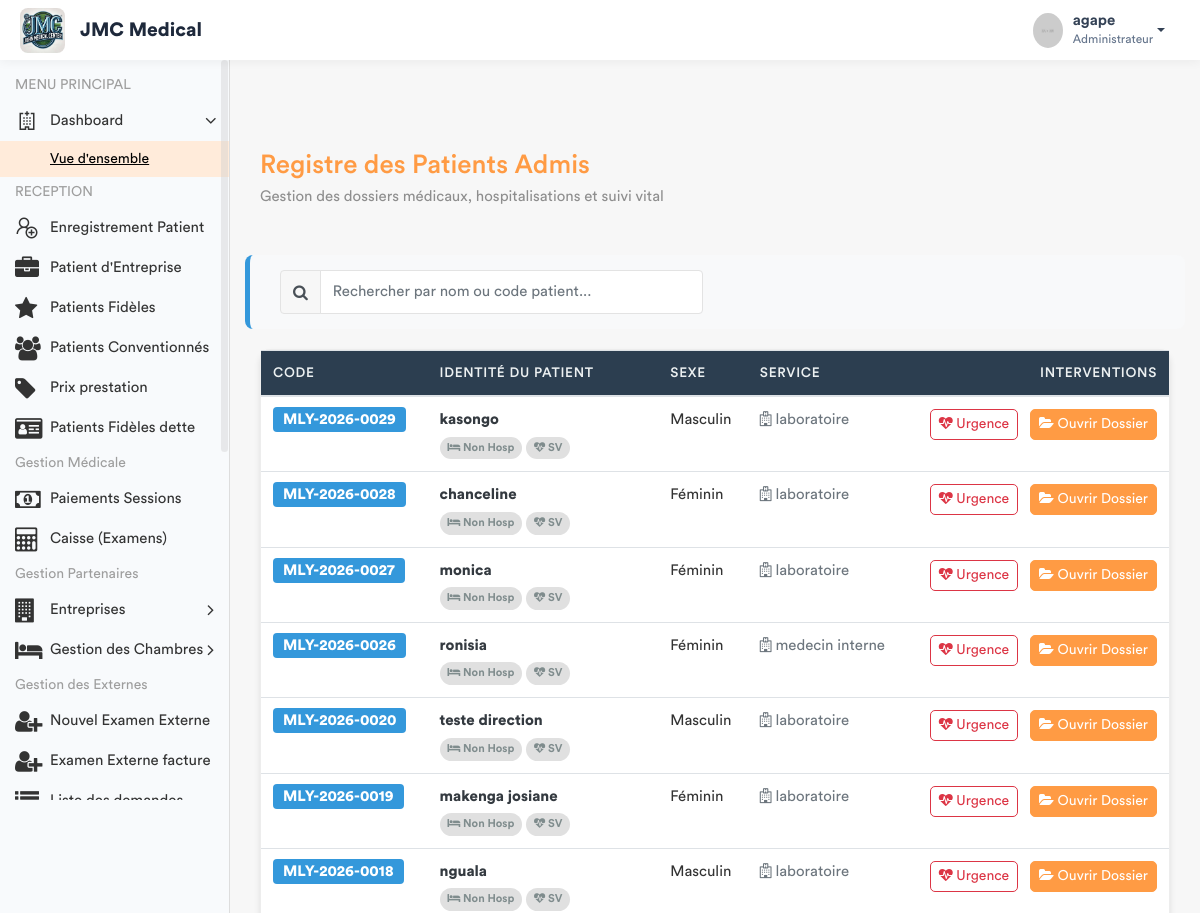
/patients/ (signed in, upper part), run on an earlier commit of the app's database.
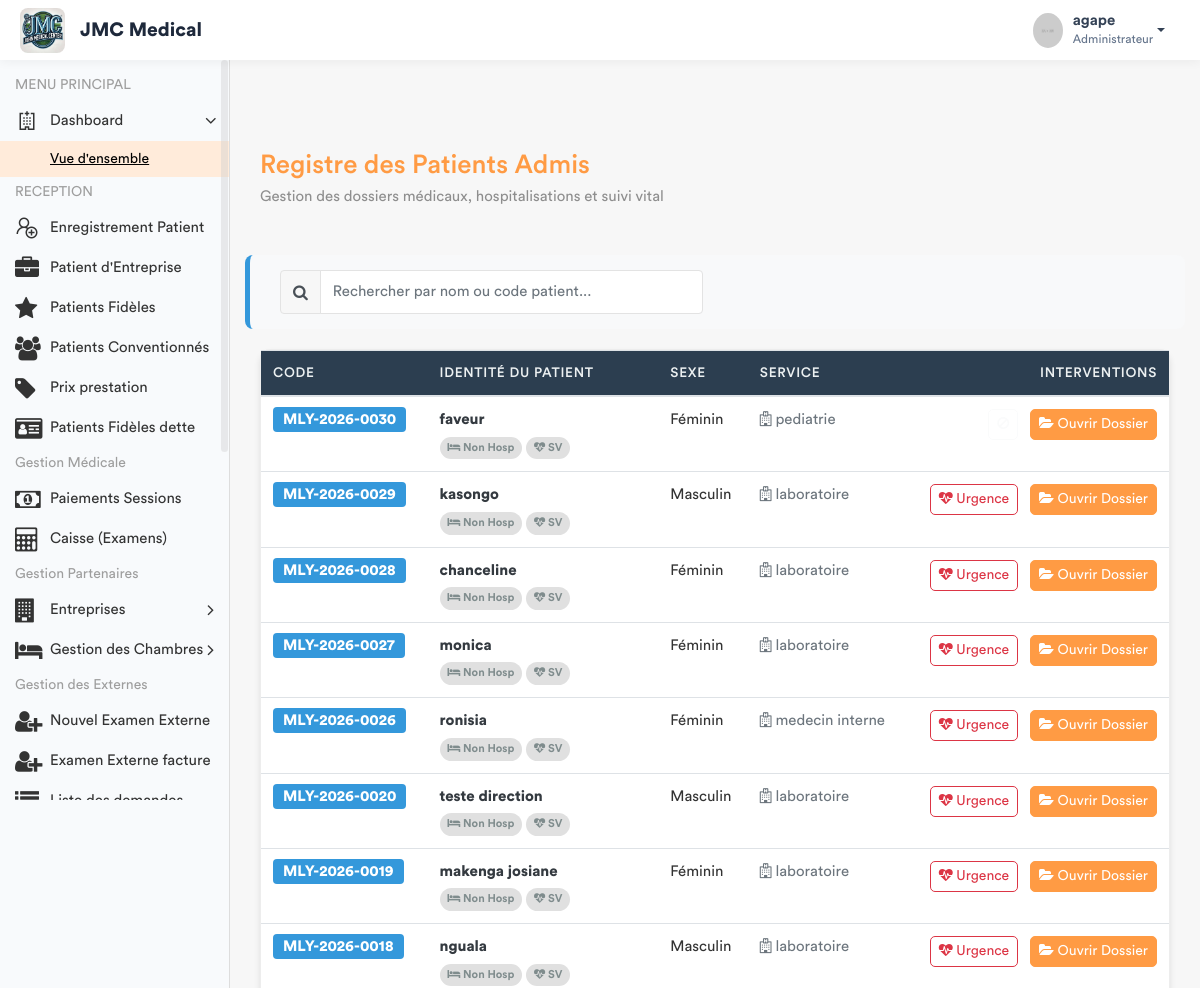
And on a later commit of the database.
### app/models.py (models this page shows, shortened)
class Patient(models.Model):
    TYPE_CHOICES = [
        ('SIMPLE', 'Patient Simple'),
        ('FIDELE', 'Patient Fidèle'),
        ('CONVENTIONNE', 'Patient Conventionné'),
    ]
    code_patient = models.CharField(max_length=20, unique=True, editable=False)
    noms = models.CharField(max_length=100)
    service = models.ForeignKey('Service', on_delete=models.PROTECT, related_name='patients', null=True)
    sexe = models.CharField(max_length=1, choices=[('M', 'Masculin'), ('F', 'Féminin')])
    age = models.CharField(max_length=30)
    adresse = models.TextField()
    telephone = models.CharField(max_length=20)
    hopital = models.ForeignKey(Hopital , on_delete=models.SET_NULL , related_name= 'patient_hopital', null = True)
    type_patient = models.CharField(max_length=15, choices=TYPE_CHOICES, default='SIMPLE')
    a_carte_fidelite = models.BooleanField(default=False, verbose_name="Possède carte de fidélité")
    entreprise = models.ForeignKey(
        'Entreprise',
        on_delete=models.SET_NULL,
        null=True,
        blank=True,
        related_name='patients',
        verbose_name="Entreprise (si conventionné)"
    )
    fiche_payee = models.BooleanField(default=False)
    created_by = models.ForeignKey(User, on_delete=models.SET_NULL, null=True, related_name='patients_crees')
    date_creation = models.DateTimeField(auto_now_add=True)
    date_modification = models.DateTimeField(auto_now=True)

class Service(models.Model):
    nom = models.CharField(max_length=100, unique=True)
    description = models.TextField(blank=True, null=True)
    date_creation = models.DateTimeField(default=timezone.now)
    class Meta:
        verbose_name = "Service"
        verbose_name_plural = "Services"

### app/views.py (the view)
# urls.py: path('patients/', views.liste_patients_urgence, name='liste_patients_urgence'),
@login_required
def liste_patients_urgence(request):
    patients = Patient.objects.filter(fiche_payee=True).order_by('-id')
    role = Fonction.objects.filter(userKey=request.user).first()
    fonctionKey = role.fonctionKey.roleName if role and role.fonctionKey else None
    for p in patients:
        p.consultation_active = Consultation.objects.filter(
            triage__patient=p
        ).order_by('-date_creation').first()
        p.hosp_en_cours = Hospitalisation.objects.filter(
            patient=p,
            statut='EN_COURS'
        ).first()
    return render(request, 'back-end/medecin/liste_patients.html', {
        'patients': patients,
        'fonctionKey': fonctionKey
    })

### app/templates/back-end/medecin/liste_patients.html (shortened to what the changed rows need)
<!DOCTYPE html>
{% load static %}
<html lang="fr">
    <head>
        {% include 'back-end/includes/css.html' %}
    </head>
    <body>
        <div class="main-wrapper">
            <div class="page-wrapper">
                <div class="content container-fluid">
                    <div class="card">
                        <div class="card-body p-0">
                            <div class="table-responsive">
                                <table class="table table-hover mb-0" id="patientTable">
                                    <thead>
                                        <tr>
                                            <th>CODE</th>
                                            <th>IDENTITÉ DU PATIENT</th>
                                            <th>SEXE</th>
                                            <th>SERVICE</th>
                                            <th class="text-right">INTERVENTIONS</th>
                                        </tr>
                                    </thead>
                                    <tbody id="patientTableBody">
                                        {% for patient in patients %}
                                        <tr class="align-middle">
                                            <td><span class="badge-code">{{ patient.code_patient }}</span></td>
                                            <td>
                                                <div class="font-weight-bold text-dark">{{ patient.noms }}</div>
                                                <div>
                                                    <span id="hosp_tab" class="med-tab {% if not patient.hosp_en_cours %}tab-inactive{% endif %}">
                                                        <i class="fa fa-bed"></i> {% if patient.hosp_en_cours %}Lit: {{ patient.hosp_en_cours.lit.nom_lit }}{% else %}Non Hosp{% endif %}
                                                    </span>
                                                    <span id="sv_tab" class="med-tab {% if not patient.a_signes_vitaux %}tab-inactive{% endif %}">
                                                        <i class="fa fa-heartbeat"></i> SV
                                                    </span>
                                                </div>
                                            </td>
                                            <td>{{ patient.get_sexe_display }}</td>
                                            <td><span class="text-secondary"><i class="fa fa-hospital-o"></i> {{ patient.service.nom|default:"Non assigné" }}</span></td>
                                            <td class="text-right">
                                                {% if patient.consultation_active %}
                                                    <a href="{% url 'enregistrer_ordonnance_urgence' patient.consultation_active.id %}"
                                                       class="btn btn-sm btn-outline-danger btn-action mr-2">
                                                        <i class="fa fa-heartbeat"></i> Urgence
                                                    </a>
                                                {% else %}
                                                    <button class="btn btn-sm btn-outline-light mr-2" disabled><i class="fa fa-ban"></i></button>
                                                {% endif %}
                                                <a href="{% url 'dossier_medical_complet' patient.id %}" class="btn btn-sm btn-primary btn-action">
                                                    <i class="fa fa-folder-open"></i> Ouvrir Dossier
                                                </a>
                                            </td>
                                        </tr>
                                        {% empty %}
                                        <tr>
                                            <td colspan="5" class="text-center py-5 text-muted">
                                                <i class="fa fa-folder-open-o fa-3x"></i><br>Aucun dossier patient en attente.
                                            </td>
                                        </tr>
                                        {% endfor %}
                                    </tbody>
                                </table>
                            </div>
                        </div>
                    </div>
                </div>
            </div>
        </div>
    </body>
</html>

What changed in the data, as far as the page shows it:
added Patient: code_patient "MLY-2026-0030", noms "faveur", shows "Non Hosp", sexe "Féminin", service.nom "pediatrie"
